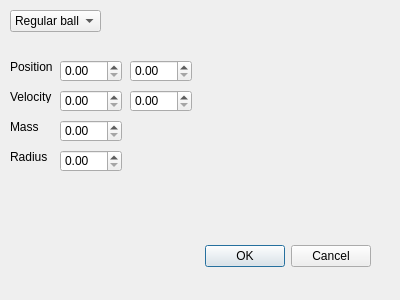
<?xml version="1.0" encoding="UTF-8"?>
<ui version="4.0">
 <class>AddDialog</class>
 <widget class="QDialog" name="AddDialog">
  <property name="geometry">
   <rect>
    <x>0</x>
    <y>0</y>
    <width>400</width>
    <height>300</height>
   </rect>
  </property>
  <property name="windowTitle">
   <string>Dialog</string>
  </property>
  <widget class="QDialogButtonBox" name="buttonBox">
   <property name="geometry">
    <rect>
     <x>30</x>
     <y>240</y>
     <width>341</width>
     <height>32</height>
    </rect>
   </property>
   <property name="orientation">
    <enum>Qt::Horizontal</enum>
   </property>
   <property name="standardButtons">
    <set>QDialogButtonBox::Cancel|QDialogButtonBox::Ok</set>
   </property>
  </widget>
  <widget class="QComboBox" name="comboBox">
   <property name="geometry">
    <rect>
     <x>10</x>
     <y>10</y>
     <width>91</width>
     <height>22</height>
    </rect>
   </property>
   <item>
    <property name="text">
     <string>Regular ball</string>
    </property>
   </item>
  </widget>
  <widget class="QDoubleSpinBox" name="doubleSpinBox">
   <property name="geometry">
    <rect>
     <x>60</x>
     <y>60</y>
     <width>62</width>
     <height>22</height>
    </rect>
   </property>
  </widget>
  <widget class="QDoubleSpinBox" name="doubleSpinBox_2">
   <property name="geometry">
    <rect>
     <x>130</x>
     <y>60</y>
     <width>62</width>
     <height>22</height>
    </rect>
   </property>
  </widget>
  <widget class="QDoubleSpinBox" name="doubleSpinBox_3">
   <property name="geometry">
    <rect>
     <x>60</x>
     <y>90</y>
     <width>62</width>
     <height>22</height>
    </rect>
   </property>
  </widget>
  <widget class="QDoubleSpinBox" name="doubleSpinBox_4">
   <property name="geometry">
    <rect>
     <x>130</x>
     <y>90</y>
     <width>62</width>
     <height>22</height>
    </rect>
   </property>
  </widget>
  <widget class="QLabel" name="label">
   <property name="geometry">
    <rect>
     <x>10</x>
     <y>60</y>
     <width>47</width>
     <height>13</height>
    </rect>
   </property>
   <property name="text">
    <string>Position</string>
   </property>
  </widget>
  <widget class="QLabel" name="label_2">
   <property name="geometry">
    <rect>
     <x>10</x>
     <y>90</y>
     <width>47</width>
     <height>13</height>
    </rect>
   </property>
   <property name="text">
    <string>Velocity</string>
   </property>
  </widget>
  <widget class="QDoubleSpinBox" name="doubleSpinBox_5">
   <property name="geometry">
    <rect>
     <x>60</x>
     <y>120</y>
     <width>62</width>
     <height>22</height>
    </rect>
   </property>
  </widget>
  <widget class="QLabel" name="label_3">
   <property name="geometry">
    <rect>
     <x>10</x>
     <y>120</y>
     <width>47</width>
     <height>13</height>
    </rect>
   </property>
   <property name="text">
    <string>Mass</string>
   </property>
  </widget>
  <widget class="QDoubleSpinBox" name="doubleSpinBox_6">
   <property name="geometry">
    <rect>
     <x>60</x>
     <y>150</y>
     <width>62</width>
     <height>22</height>
    </rect>
   </property>
  </widget>
  <widget class="QLabel" name="label_4">
   <property name="geometry">
    <rect>
     <x>10</x>
     <y>150</y>
     <width>47</width>
     <height>13</height>
    </rect>
   </property>
   <property name="text">
    <string>Radius</string>
   </property>
  </widget>
 </widget>
 <resources/>
 <connections>
  <connection>
   <sender>buttonBox</sender>
   <signal>accepted()</signal>
   <receiver>AddDialog</receiver>
   <slot>accept()</slot>
   <hints>
    <hint type="sourcelabel">
     <x>248</x>
     <y>254</y>
    </hint>
    <hint type="destinationlabel">
     <x>157</x>
     <y>274</y>
    </hint>
   </hints>
  </connection>
  <connection>
   <sender>buttonBox</sender>
   <signal>rejected()</signal>
   <receiver>AddDialog</receiver>
   <slot>reject()</slot>
   <hints>
    <hint type="sourcelabel">
     <x>316</x>
     <y>260</y>
    </hint>
    <hint type="destinationlabel">
     <x>286</x>
     <y>274</y>
    </hint>
   </hints>
  </connection>
 </connections>
</ui>
